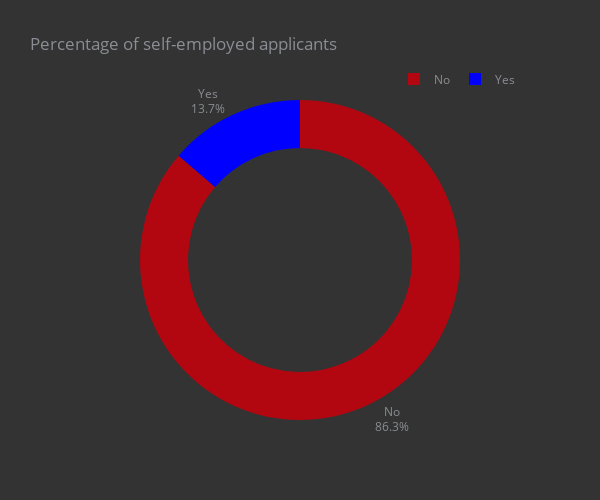

The code cell stored with this chart in its notebook:
### Code cell
fig = px.pie(self_emp_df, values=self_emp_df['Application_Status'], names= self_emp_df.index,
             height=500, width=600,hole=0.7,
             title='Percentage of self-employed applicants',color_discrete_sequence=['#b20710', 'blue'])
fig.update_traces(hovertemplate=None, textposition='outside',
                  textinfo='percent+label', rotation=0)
fig.update_layout(font=dict(size=12, color='#8a8d93'),plot_bgcolor='#333', paper_bgcolor='#333',
    legend=dict(orientation="h", yanchor="bottom", y=1.02, xanchor="right", x=1))#showlegend=False,
fig.show()

### Figure 1 — Plotly figure (JSON) as saved in the notebook; plotly's stock layout.template omitted (floating-point values rounded to 4 significant figures)
{"data": [{"domain": {"x": [0, 1], "y": [0, 1]}, "hole": 0.7, "labels": ["No", "Yes"], "legendgroup": "", "name": "", "rotation": 0, "showlegend": true, "textinfo": "percent+label", "textposition": "outside", "type": "pie", "values": [441, 70]}], "layout": {"font": {"color": "#8a8d93", "size": 12}, "height": 500, "legend": {"orientation": "h", "tracegroupgap": 0, "x": 1, "xanchor": "right", "y": 1.02, "yanchor": "bottom"}, "paper_bgcolor": "#333", "piecolorway": ["#b20710", "blue"], "plot_bgcolor": "#333", "title": {"text": "Percentage of self-employed applicants"}, "width": 600}}
